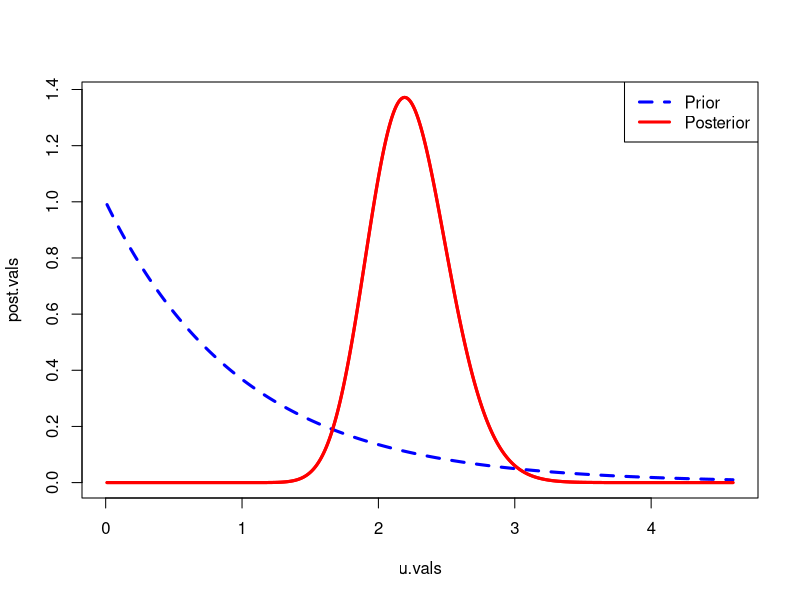
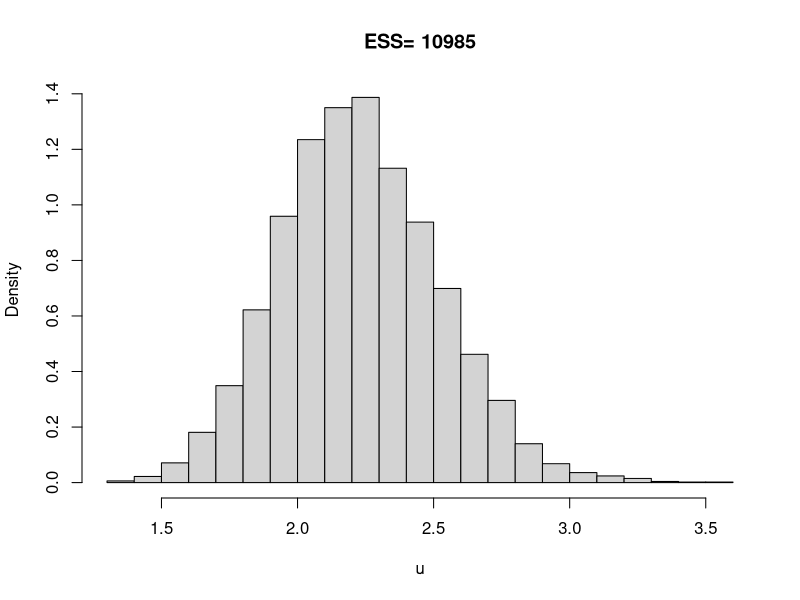
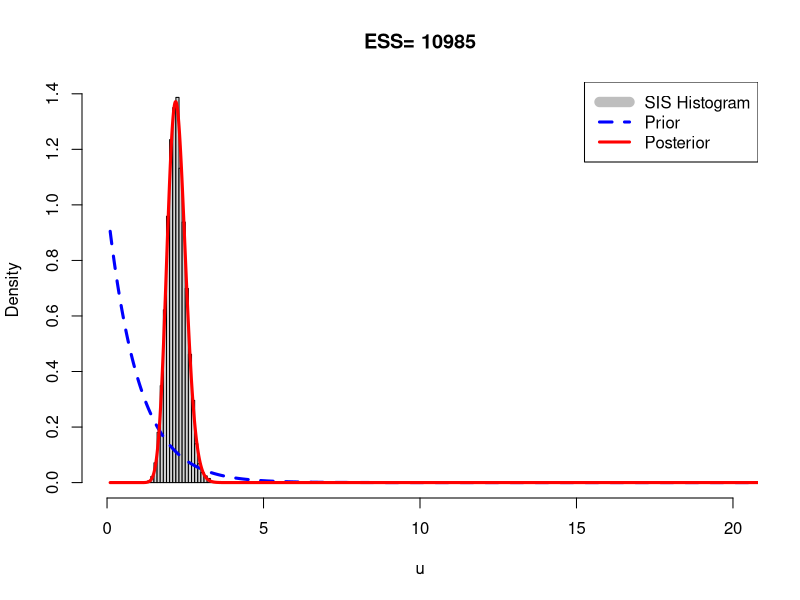

R code for these plots, in order:
## this is a function to compute log(sum(exp)), which is numerically unstable
## unless you use this trick!

logsumexp=function(z){
  ## function to compute log(sum(exp(z)))
  c=max(z)
  c+log(sum(exp(z-c)))
}





##
## Importance sampling
##

## assume the following data are x_i ~ Pois(u)

x=c(2,0,3,3,2,2,1,6,2,2,2,8,0,6,1,3,1,3,3,2,2,1,0,1,1)

## if our Prior on u is u~Gamma(shape=a,rate=b), let's use importance sampling
##   to get samples from the posterior

## specify prior hyperparameters
a=1
b=1

## since we can get the posterior analytically, let's compare the prior and posterior
##  (try changing the prior hyperparameters a and b, and see what that does to the posterior)
##
## if prior is u~Gamma(shape=a,rate=b)
## and x[i]~Pois(u)
## then u|x~Gamma(a+sum(x),b+n)

u.vals=seq(.01,qgamma(.99,shape=a,rate=b),by=.01)
prior.vals=dgamma(u.vals,shape=a,rate=b)
post.vals=dgamma(u.vals,shape=a+sum(x),rate=b+length(x))
plot(u.vals,post.vals,type="l",col="red",lwd=3)
points(u.vals,prior.vals,type="l",col="blue",lwd=3,lty=2)
points(u.vals,post.vals,type="l",col="red",lwd=3)
legend("topright",legend=c("Prior","Posterior"),
       lwd=c(3,3),col=c("blue","red"),lty=c(2,1))

## [1] draw M RVs from the prior
M=100000
u.star=rgamma(M,shape=a,rate=b)

## (2) calculate weights
log.q=rep(NA,M)
for(i in 1:M){
  log.q[i]=sum(dpois(x,u.star[i],log=TRUE))
}

log.denom=logsumexp(log.q)

log.w=log.q-log.denom
w=exp(log.w)
summary(w)
sum(w)

ESS=1/sum(w^2)
ESS

## resampling
N=10000
u=sample(u.star,size=N,replace=TRUE,prob=w)
hist(u,prob=TRUE,breaks=30,main=paste("ESS=",round(ESS)))

## compare to analytic posterior
## if prior is u~Gamma(shape=a,rate=b)
## and x[i]~Pois(u)
## then u|x~Gamma(a+sum(x),b+n)

hist(u,prob=TRUE,breaks=30,main=paste("ESS=",round(ESS)),xlim=c(0,20))
u.vals=seq(.1,70,by=.01)
prior.vals=dgamma(u.vals,shape=a,rate=b)
post.vals=dgamma(u.vals,shape=a+sum(x),rate=b+length(x))
points(u.vals,prior.vals,type="l",col="blue",lwd=3,lty=2)
points(u.vals,post.vals,type="l",col="red",lwd=3)
legend("topright",legend=c("SIS Histogram","Prior","Posterior"),
       lwd=c(10,3,3),col=c("grey","blue","red"),lty=c(1,2,1))




##
## Inference examples
##

##
## (1) Posterior mean of u?
##

## (1a) Analytic
a.post=a+sum(x)
b.post=b+length(x)
post.mean.analytic=a.post/b.post
post.mean.analytic
## (1b) Using samples
mean(u)
## (1c) Using importance sampling weights
sum(w*u)

##
## (2) 95% Credible Interval of u (95% posterior probability interval)
##

## (2a) Analytic
qgamma(c(.025,.975),shape=a.post,rate=b.post)
## 2(b) Using samples
quantile(u,c(.025,.975))

##
## (3) Inference on a transformation
##       Let v=log(u)

## (3a) Analytic calculation is challenging (but do-able - left as exercise for student)

## (3b) Using samples
## transform samples to v
v=log(u)
## get posterior mean
post.mean.v=mean(v)
post.mean.v
## get posterior CI
CI.v=quantile(v,c(.025,.975))
CI.v
